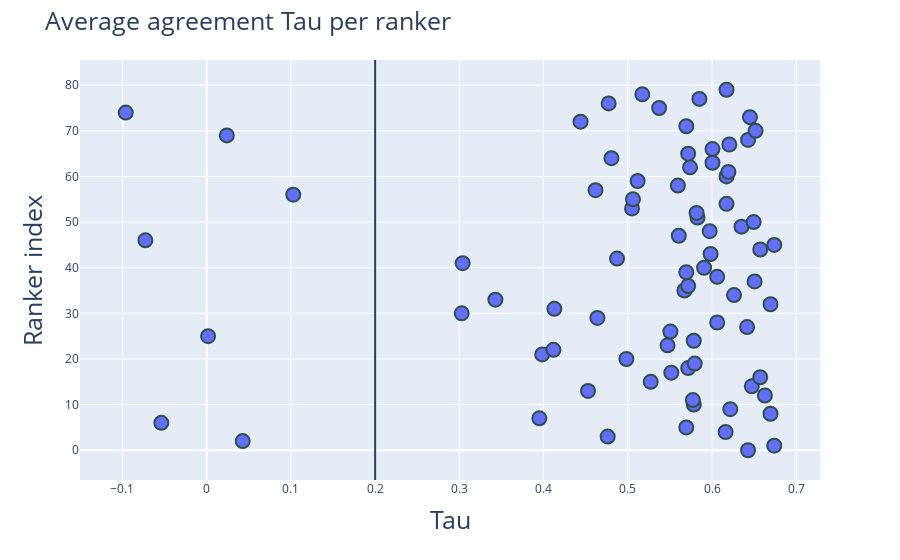

This figure's notebook cell:
### Code cell
import plotly.graph_objects as go
fig = go.Figure()
fig = px.scatter(range(set0.shape[0]),mean)
fig.add_vline(x=0.2)
fig.update_traces(marker=dict(size=14,
                              line=dict(width=2,
                                        color='DarkSlateGrey')),
                  selector=dict(mode='markers'))
fig.update_layout(
    # marker=dict(size=12),
    xaxis_title=dict(text="Tau", font=dict(size=25)),
    yaxis_title=dict(text="Ranker index", font=dict(size=25)), 
    title= dict(text="Average agreement Tau per ranker", font=dict(size=25))
)
fig.write_image("outliers_q1.pdf", width=1500, height=700)
fig.show()

### Figure 1 — Plotly figure (JSON) as saved in the notebook; plotly's stock layout.template omitted (floating-point values rounded to 4 significant figures)
{"data": [{"hovertemplate": "x=%{x}<br>index=%{y}<extra></extra>", "legendgroup": "", "marker": {"color": "#636efa", "symbol": "circle", "line": {"color": "DarkSlateGrey", "width": 2}, "size": 14}, "mode": "markers", "name": "", "orientation": "h", "showlegend": false, "x": [0.6428, 0.6739, 0.04278, 0.4761, 0.6161, 0.5694, -0.05389, 0.395, 0.6694, 0.6217, 0.5783, 0.5772, 0.6628, 0.4528, 0.6472, 0.5272, 0.6572, 0.5517, 0.5717, 0.5794, 0.4983, 0.3983, 0.4117, 0.5472, 0.5783, 0.001667, 0.5506, 0.6417, 0.6061, 0.4639, 0.3028, 0.4128, 0.6694, 0.3428, 0.6261, 0.5672, 0.5717, 0.6506, 0.6061, 0.5694, 0.5906, 0.3039, 0.4872, 0.5983, 0.6572, 0.6739, -0.07278, 0.5606, 0.5972, 0.635, 0.6494, 0.5828, 0.5817, 0.505, 0.6172, 0.5061, 0.1028, 0.4617, 0.5594, 0.5117, 0.6172, 0.6194, 0.5739, 0.6006, 0.4806, 0.5717, 0.6006, 0.6206, 0.6428, 0.02389, 0.6517, 0.5694, 0.4439, 0.645, -0.09611, 0.5372, 0.4772, 0.585, 0.5172, 0.6172], "xaxis": "x", "y": [0, 1, 2, 3, 4, 5, 6, 7, 8, 9, 10, 11, 12, 13, 14, 15, 16, 17, 18, 19, 20, 21, 22, 23, 24, 25, 26, 27, 28, 29, 30, 31, 32, 33, 34, 35, 36, 37, 38, 39, 40, 41, 42, 43, 44, 45, 46, 47, 48, 49, 50, 51, 52, 53, 54, 55, 56, 57, 58, 59, 60, 61, 62, 63, 64, 65, 66, 67, 68, 69, 70, 71, 72, 73, 74, 75, 76, 77, 78, 79], "yaxis": "y", "type": "scatter"}], "layout": {"xaxis": {"anchor": "y", "domain": [0, 1], "title": {"text": "Tau", "font": {"size": 25}}}, "yaxis": {"anchor": "x", "domain": [0, 1], "title": {"text": "Ranker index", "font": {"size": 25}}}, "legend": {"tracegroupgap": 0}, "margin": {"t": 60}, "shapes": [{"type": "line", "x0": 0.2, "x1": 0.2, "xref": "x", "y0": 0, "y1": 1, "yref": "y domain"}], "title": {"font": {"size": 25}, "text": "Average agreement Tau per ranker"}}}
